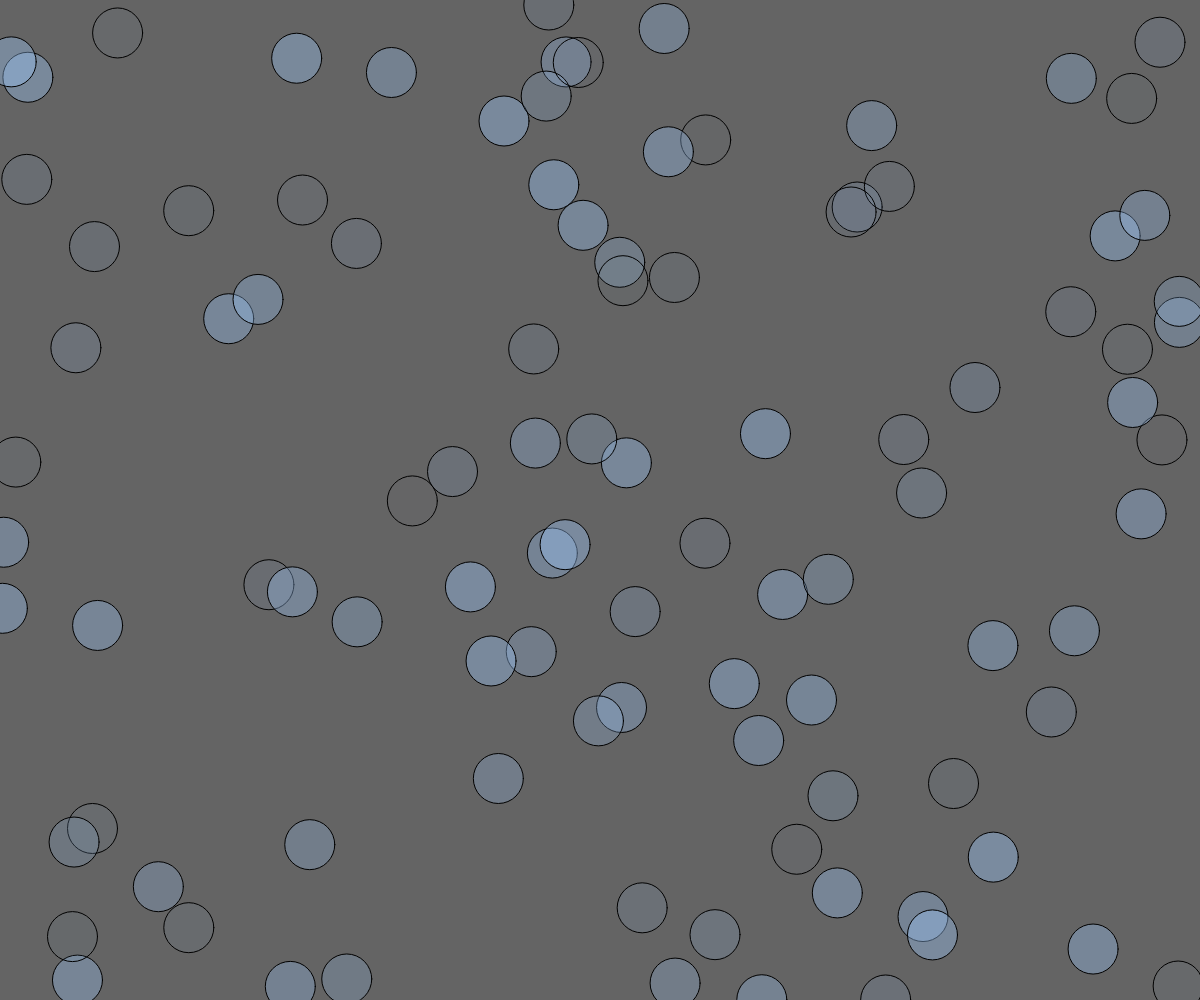
Frame 1 (no input)
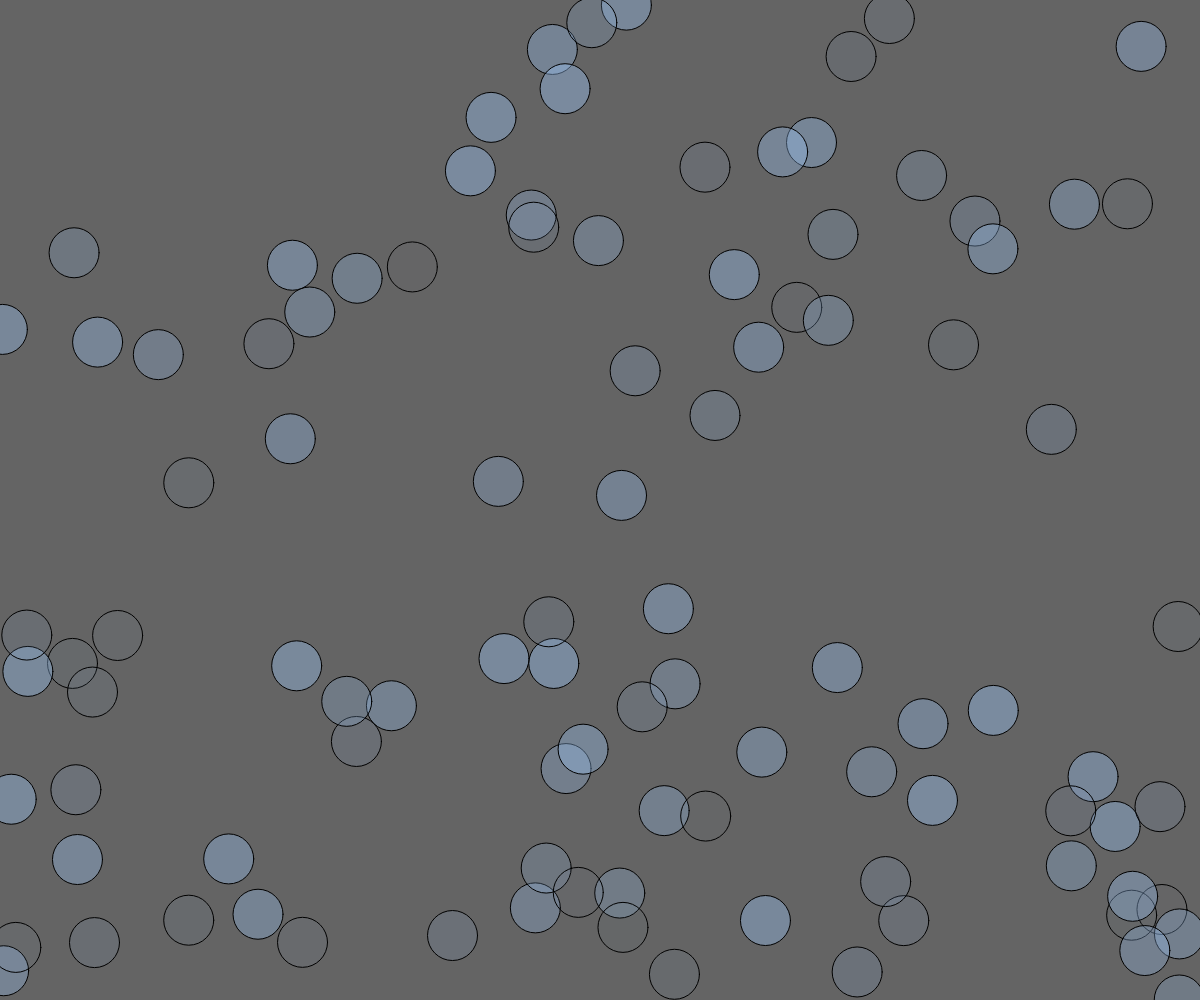
Frame 60 (no input)
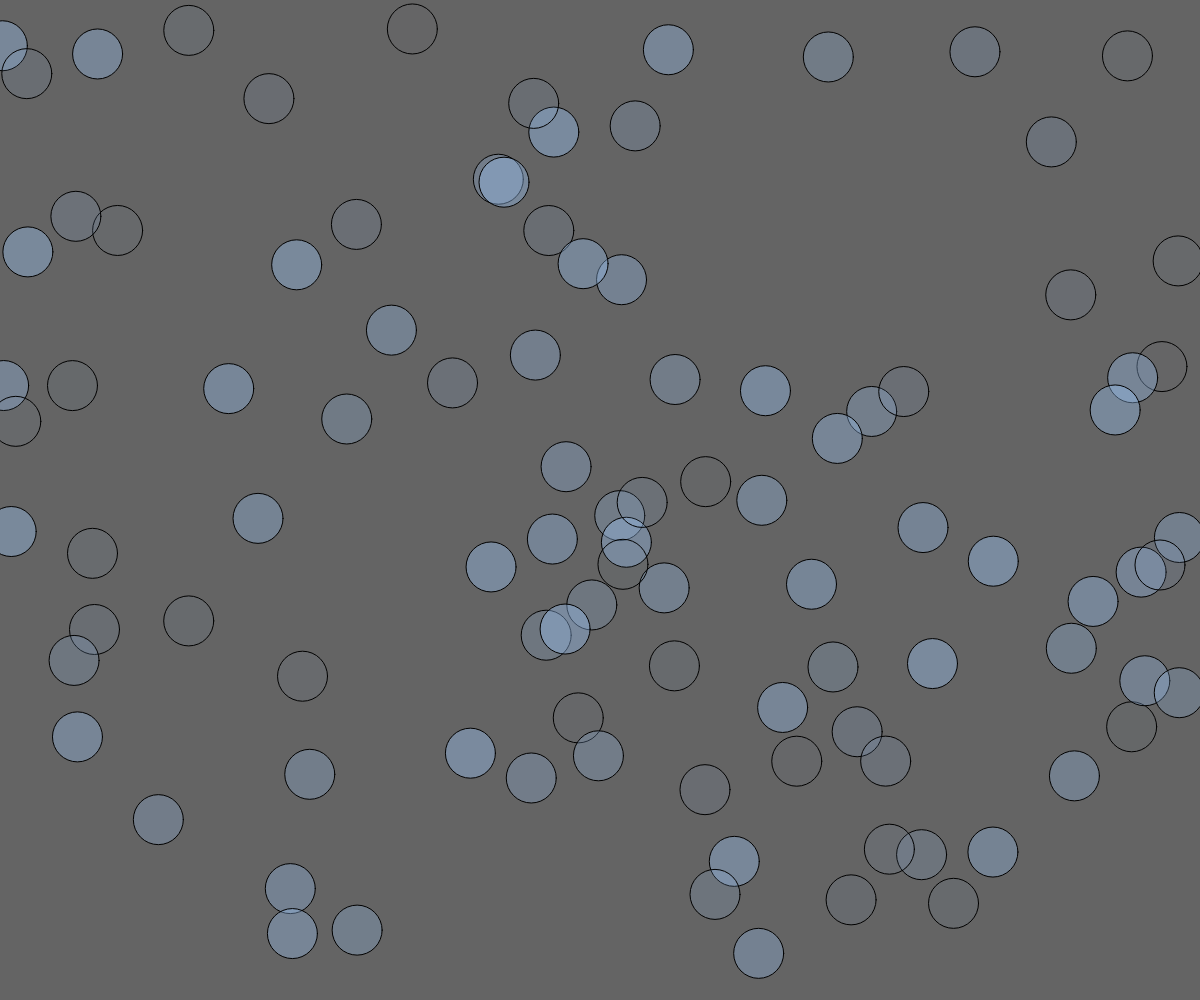
Frame 120 (the mouse pressed at the canvas centre since frame 60)

The p5.js sketch that drew these frames (run headless with seeded random() and noise() and a simulated clock; from frame 60 on, the mouse is pressed at the canvas centre):

// p5.js sketch
// ── sketch.js
let cars = [] ;

function setup() {
  createCanvas(windowWidth, windowHeight);

   for (let i = 0; i<100; i++) {
  cars.push(new Car()) ;
   }
}

function draw() {
  background(100);

  for (let i = 0; i<cars.length ; i++){
    cars[i]. display();
    cars[i].move();
  }
  

}

class Car {
  // The class's constructor and attributes
  constructor() {
    this.pos = createVector(random(width),random(height)) ;
    this.vel = createVector(0, random(-10,-2))  ;
    this.r =(156) ;
    this.g =(199) ;
    this.b =(250) ;
    this.o =random(100) ;
    this.size = random(10,80) ;
    
  }

  // methods - these get called with a dot after the variable

  display() {
    fill(this.r, this.g, this.b, this.o) ;
   // rect(this.pos.x, this.pos.y, 50, 25);
    circle(this.pos.x, this.pos.y,50,25);
   // textSize(this.size) ;
    //text("bubbles",this.pos.x, this.pos.y) ;
  }
  
  move(){
   this.pos.add(this.vel) ;
  
    if (this.pos.x > width) this.pos.x = 0 ;
    if (this.pos.x < 0) this.pos.x = width ;
    if (this.pos.y > height) this.pos.y = 0 ;
    if (this.pos.y < 0) this.pos.y = height ;
  }
}
// ── bubbles.html
<!doctype html>
<html>
<head>
    <meta charset="UTF-8">
    <title>Imortal Jellyfish</title>
    <script src="https://cdn.jsdelivr.net/npm/p5@1.9.0/lib/p5.js"></script>
    <script src="sketch.js"></script>
    <link rel="preconnect" href="https://fonts.googleapis.com">
    <link rel="preconnect" href="https://fonts.gstatic.com" crossorigin>
    <link href="https://fonts.googleapis.com/css2?family=Protest+Riot&display=swap" rel="stylesheet">
    <link href="style.css" rel="stylesheet" type="text/css">
</head>

<body>

<div id="wrapper">

<main>
    <p> Did you know that there is a jellyfish that has no natural end to its life. They have the ability to make an exact replica of their cells what in turn mean they cannot die of natural causes.</p>
</main>
    </div>
    </body>
    </html>
// ── style.css
#wrapper {
    margin: 1em auto;
    padding: 0;
    width: 850px;
    display: grid;
    grid-template-columns: repeat(12, 1fr);
}
    
main {
        font-family: "Protest Riot", sans-serif;
        font-weight: 400;
        font-size: 60px;
        font-style: normal;
        text-align: center;
        margin-top:100px;
        grid-column: span 12;
        background-color: #93C4FF ;
      }

body{
    background-color: #93C4FF;
}
      
